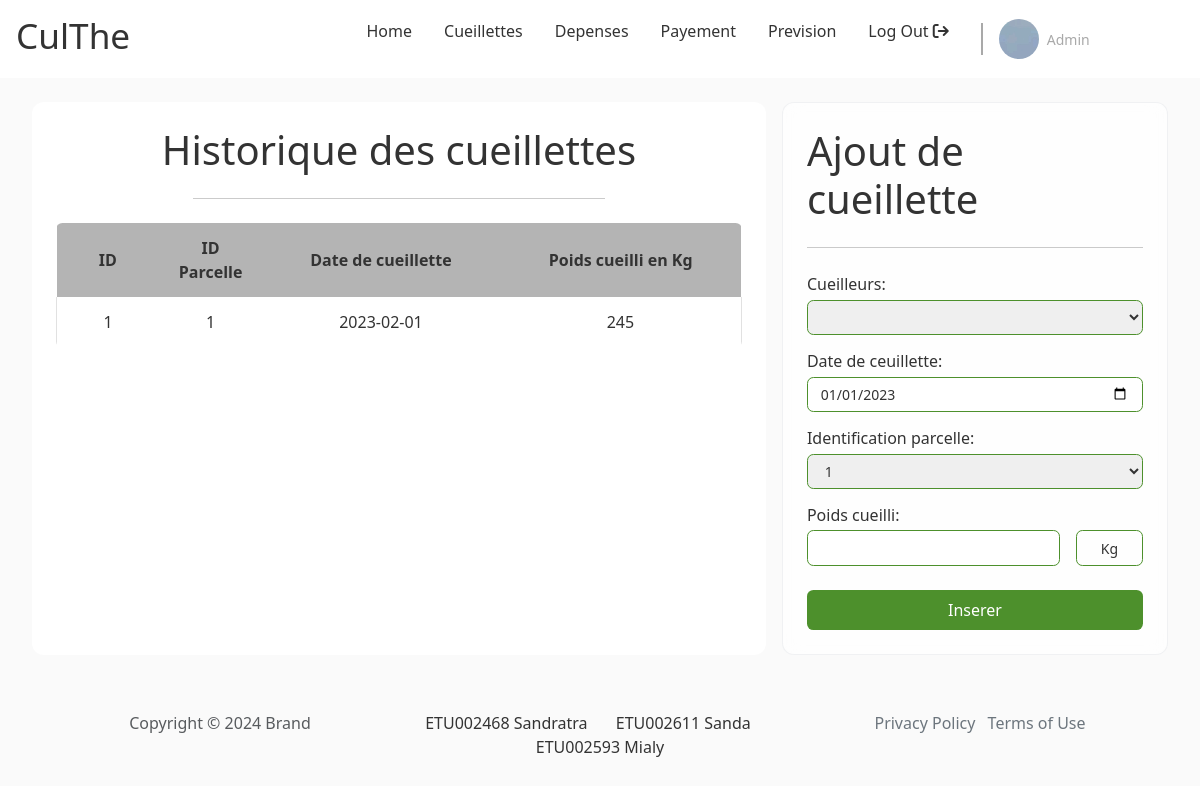
Screenshot of /pages/client/main.php?page=cueillettes with the database file from the repository.
### tables this page shows
CREATE TABLE culthe_cueillette(
    id INT PRIMARY KEY AUTO_INCREMENT,
    id_cueilleur INT NOT NULL, 
    id_parcelle INT NOT NULL, 
    date_cueillette DATE NOT NULL, 
    poids_cueilli DECIMAL NOT NULL, 
    FOREIGN KEY(id_cueilleur) REFERENCES culthe_cueilleur(id),
    FOREIGN KEY(id_parcelle) REFERENCES culthe_parcelle(id)
);

### inc/connexion.php (called while the page is built)
<?php
    function dbconnect(){
        static $connect = null;
        if ($connect===null) {
            $connect = mysqli_connect('172.20.0.167','ETU002468','IGUAHu7qSHWS','db_p16_ETU002468');
        }
        return $connect;
    }

### inc/user/function_user.php (called while the page is built, shortened)
<?php
    function get_all_cueillette(){
        $request = "SELECT * FROM culthe_cueillette";
        $temp = mysqli_query(dbconnect(),$request);
        $result = array();
        while($donne = mysqli_fetch_array($temp)){
            $result[] = $donne;
        }
        return $result;
    }
?>

### inc/admin/function_parcelle.php (called while the page is built, shortened)
<?php
    function get_all_info_parcelle(){
        $request = "SELECT * FROM v_culthe_info_parcelle";
        $temp = mysqli_query(dbconnect(),$request);
        $result = array();
        while($donne = mysqli_fetch_array($temp)){
            $result[] = $donne;
        }
        return $result;
    }
?>

### pages/client/cueillettes.php (the view, shortened to what this page needs)
<?php
    $cueillettes = get_all_cueillette();
    $parcelles = get_all_info_parcelle();
?>
<div class="body double-col">
        <section class="left">
            <h1 class="section__title">Historique des cueillettes</h1>
            <hr class="section__sep">
            <div class="section__content">
                <table>
                    <tr>
                        <th class="id number">ID</th>
                        <th class="id number">ID Parcelle</th>
                        <th class="date">Date de cueillette</th>
                        <th class="number">Poids cueilli en Kg</th>
                    </tr>
                    <?php foreach( $cueillettes as &$value ) { ?>
                    <tr>
                        <td class="id number"><?php echo $value['id']; ?></td>
                        <td class="id number"><?php echo$value['id_parcelle']; ?></td>
                        <td class="name"><?php echo $value['date_cueillette'] ?></td>
                        <td class="name"><?php echo $value['poids_cueilli']; ?></td>
                    </tr>
                    <?php } ?>
                </table>
            </div>
        </section>
        <section class="right">
            <form id="form" class="form">
                <h1 class="form__title">Ajout de cueillette</h1>
                <hr class="form__sep">
                <div class="form__content">
                     <div class="form__input vertical">
                        <label for="field" class="form__label">Cueilleurs:</label>
                        <select name="cueilleur" id="cueilleur" class="form__input-field">
                        </select>
                    </div>
                    <div class="form__input vertical">
                        <label for="date_harvest" class="form__label">Date de ceuillette:</label>
                        <input type="date" name="date_cueillete" id="date_cueillette" class="form__input-field" value="2023-01-01"/>
                    </div>
                    <div class="form__input vertical">
                        <label for="field" class="form__label">Identification parcelle:</label>
                        <select name="parcelle" id="parcelle" class="form__input-field">
                            <?php foreach( $parcelles as &$value ) { ?>
                                <option value="<?php echo $value['id_parcelle']; ?>"><?php echo $value['numero_parcelle']; ?></option>
                            <?php } ?>
                        </select>
                    </div>
                    <div class="form__input vertical">
                        <label for="weight_harvest" class="form__label">Poids cueilli:</label>
                        <div>
                            <input type="number" name="poids" id="poids" class="form__input-field" />
                            <span class="form__input-field unit">Kg</span>
                        </div>
                    </div>
                </div>
                <input type="submit" value="Inserer" class="form__submit btn" id="form__submit btn" />
            </form>
        </section>
    </div>

### assets/css/index.css (style rules this page uses)
:root { --primary: white; --secondary: lightgray; --accent: #4d902c; --text--main: #333333; --text--muted: darkgray; --text--100: .875rem; --text--300: 1rem; --text--500: 2.2rem; --border--soft: .4rem; --bg: rgb(250,250, 250); font-size: 1em; box-sizing: border-box; }
*, *::before, *::after { box-sizing: inherit; margin: 0; padding: 0; color: var(--text--main); text-decoration: none; }
html { color: var(--text--main); font-family: system-ui, -apple-system, BlinkMacSystemFont, 'Segoe UI', Roboto, Oxygen, Ubuntu, Cantarell, 'Open Sans', 'Helvetica Neue', sans-serif; }
body { min-height: 100vh; }
body>*+* { margin-top: 1.5rem; }
.btn { padding: .5rem 1rem; border: none; border-radius: var(--border--soft); background-color: var(--accent); }

### assets/css/form.css (style rules this page uses)
.form { padding: 1.5rem; border-radius: var(--border--soft); backdrop-filter: blur(10px) saturate(180%); -webkit-backdrop-filter: blur(10px) saturate(180%); background-color: rgba(255, 255, 255, 0.7); border-radius: 12px; border: 1px solid rgba(209, 213, 219, 0.3); }
.form>*+* { margin-top: 1.5rem; }
.form__title { margin: 0; }
.form__content>*+* { margin-top: .875rem; }
.form__input.vertical { display: flex; flex-direction: column; gap: .2rem; width: 100%; }
.form__input > div { display: flex; align-items: center; gap: 1rem; width: 100%; }
.form__input > div > * { flex-grow: 1; }
.form__input > div > .unit { flex-grow: 0; flex-basis: 20%; text-align: center; }
.form__input-field { padding: .4rem .8rem; border: 1px solid var(--accent); border-radius: var(--border--soft); font-size: var(--text--100); }
.form__submit { display: block; width: 100%; color: white; }

### assets/css/home.css (style rules this page uses)
body { background-color: var(--bg); }

### assets/css/layout.css (style rules this page uses)
.body { margin-left: 2rem; margin-right: 2rem; }
.double-col { display: flex; gap: 1rem; }
.double-col>*>*+* { margin-top: 1.5rem; }
.double-col .left { flex-basis: 65%; }
.double-col .right { flex-grow: 1; }
.left { padding: 1.5rem; border-radius: 12px; background-color: white; }
.left .section__title { text-align: center; }
.left .section__sep { width: 60%; margin-left: auto; margin-right: auto; }
.left table { overflow: hidden; border-spacing: 0; width: 100%; margin: auto auto; border-radius: var(--border--soft); border-bottom: 1px solid rgb(225, 225, 225); }
.left th, .left td { padding: .8rem 1rem; text-align: center; }
.left th { background-color: rgb(180, 180, 180); }
.left td:first-child { border-left: 1px solid rgb(225, 225, 225); }
.left td:last-child { border-right: 1px solid rgb(225, 225, 225); }
.left tr:last-child td, .left tr:not(:first-child) td { border-bottom: 1px solid rgb(225, 225, 225); }
.left .id { width: 15%; text-align: center; }
.left .name, .left .date { text-align: center; }

### rows the page displays
culthe_cueillette: id "1", id_parcelle "1", date_cueillette "2023-02-01", poids_cueilli "245"

### other values shown
form field parcelle "1"
